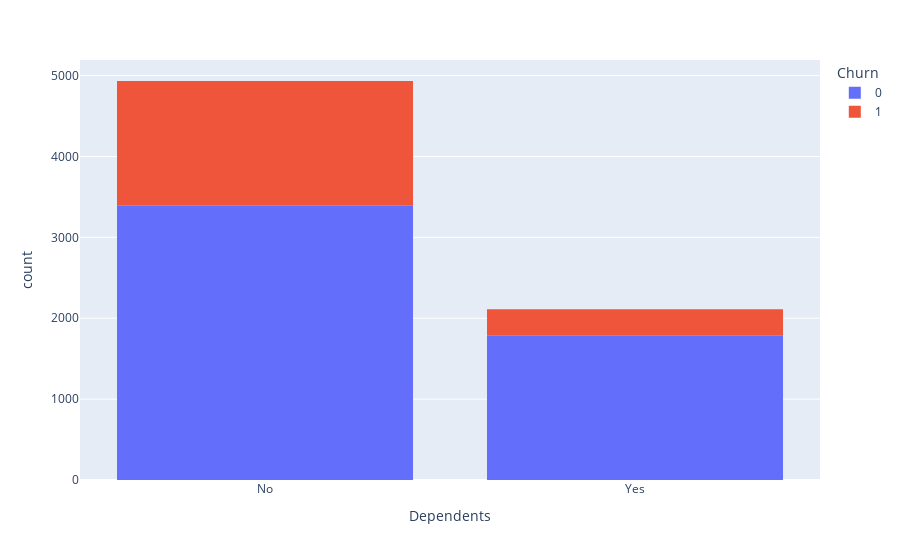

Write notebook code for a chart like this one.
### Markdown cell above
#### Customer without any relationship, single customer almost 1.7 times more likely churn than cutomer with a partner.

### Code cell
#3. having dependents and churn 
print("churn % with dependents : ", round(df1[(df1['Dependents']== 'Yes') & (df1['Churn']== 1)].shape[0] / df1[df1['Dependents']== 'Yes'].shape[0] * 100, 2))
print("churn % without any dependents : ", round(df1[(df1['Dependents']== 'No') & (df1['Churn']== 1)].shape[0] / df1[df1['Dependents']== 'No'].shape[0] * 100, 2))
fig = px.histogram(df1, x = "Dependents", color = "Churn")
fig

### Figure 1 — Plotly figure (JSON) as saved in the notebook; plotly's stock layout.template omitted (floating-point values rounded to 4 significant figures; data arrays with more than 128 entries replaced by an {"elided": "..."} marker saying what was removed)
{"data": [{"alignmentgroup": "True", "bingroup": "x", "hovertemplate": "Churn=0<br>Dependents=%{x}<br>count=%{y}<extra></extra>", "legendgroup": "0", "marker": {"color": "#636efa", "pattern": {"shape": ""}}, "name": "0", "offsetgroup": "0", "orientation": "v", "showlegend": true, "type": "histogram", "x": {"elided": "5174 str values"}, "xaxis": "x", "yaxis": "y"}, {"alignmentgroup": "True", "bingroup": "x", "hovertemplate": "Churn=1<br>Dependents=%{x}<br>count=%{y}<extra></extra>", "legendgroup": "1", "marker": {"color": "#EF553B", "pattern": {"shape": ""}}, "name": "1", "offsetgroup": "1", "orientation": "v", "showlegend": true, "type": "histogram", "x": {"elided": "1869 str values"}, "xaxis": "x", "yaxis": "y"}], "layout": {"barmode": "relative", "legend": {"title": {"text": "Churn"}, "tracegroupgap": 0}, "margin": {"t": 60}, "xaxis": {"anchor": "y", "domain": [0, 1], "title": {"text": "Dependents"}}, "yaxis": {"anchor": "x", "domain": [0, 1], "title": {"text": "count"}}}}
